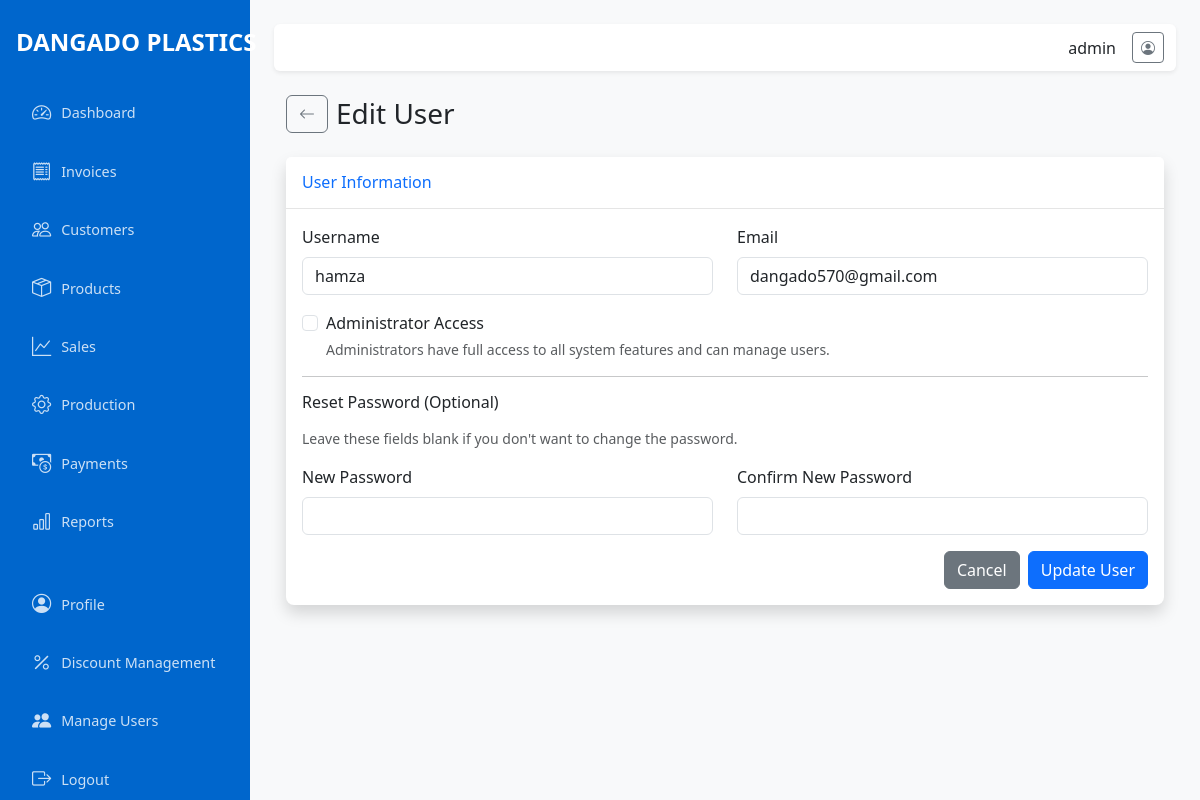
Page /users/edit/2 (signed in) on the committed database.
### app/models.py (models this page shows, shortened)
class User(UserMixin, db.Model):
    id = db.Column(db.Integer, primary_key=True)
    username = db.Column(db.String(64), unique=True, nullable=False)
    email = db.Column(db.String(120), unique=True, nullable=False)
    password_hash = db.Column(db.String(128), nullable=False)
    is_admin = db.Column(db.Boolean, default=False)
    created_at = db.Column(db.DateTime, default=datetime.utcnow)

### app/routes/auth.py (the view, shortened to what this page needs)
@auth.route('/users/edit/<int:id>', methods=['GET', 'POST'])
@login_required
def edit_user(id):
    if not current_user.is_admin:
        flash('You do not have permission to access this page.', 'danger')
        return redirect(url_for('dashboard.index'))
    user = User.query.get_or_404(id)
    return render_template('auth/edit_user.html', user=user)

### app/models.py (called while the page is built)
@login_manager.user_loader
def load_user(user_id):
    return User.query.get(int(user_id))

### app/templates/auth/edit_user.html (shortened to what this page needs)
{% extends 'layout.html' %}
{% block content %}
<div class="container-fluid">
    <div class="d-flex align-items-center mb-4">
        <a href="{{ url_for('auth.user_list') }}" class="btn btn-outline-secondary me-2">
            <i class="bi bi-arrow-left"></i>
        </a>
        <h1 class="h3 mb-0">Edit User</h1>
    </div>
    <div class="card shadow mb-4">
        <div class="card-header py-3">
            <h6 class="m-0 font-weight-bold text-primary">User Information</h6>
        </div>
        <div class="card-body">
            <form method="POST">
                <div class="row mb-3">
                    <div class="col-md-6">
                        <label for="username" class="form-label">Username</label>
                        <input type="text" class="form-control" id="username" name="username" value="{{ user.username }}" required>
                    </div>
                    <div class="col-md-6">
                        <label for="email" class="form-label">Email</label>
                        <input type="email" class="form-control" id="email" name="email" value="{{ user.email }}" required>
                    </div>
                </div>
                <div class="mb-3">
                    <div class="form-check">
                        <input class="form-check-input" type="checkbox" id="is_admin" name="is_admin" {% if user.is_admin %}checked{% endif %}>
                        <label class="form-check-label" for="is_admin">
                            Administrator Access
                        </label>
                        <div class="form-text">Administrators have full access to all system features and can manage users.</div>
                    </div>
                </div>
                <hr>
                <div class="mb-3">
                    <h6 class="mb-3">Reset Password (Optional)</h6>
                    <p class="text-muted small">Leave these fields blank if you don't want to change the password.</p>
                    <div class="row">
                        <div class="col-md-6">
                            <label for="new_password" class="form-label">New Password</label>
                            <input type="password" class="form-control" id="new_password" name="new_password">
                        </div>
                        <div class="col-md-6">
                            <label for="confirm_password" class="form-label">Confirm New Password</label>
                            <input type="password" class="form-control" id="confirm_password" name="confirm_password">
                        </div>
                    </div>
                </div>
                <div class="d-grid gap-2 d-md-flex justify-content-md-end">
                    <a href="{{ url_for('auth.user_list') }}" class="btn btn-secondary">Cancel</a>
                    <button type="submit" class="btn btn-primary">Update User</button>
                </div>
            </form>
        </div>
    </div>
</div>
{% endblock %}

### app/templates/layout.html (shortened to what this page needs)
<!DOCTYPE html>
<html lang="en">
<head>
    <link href="https://cdn.jsdelivr.net/npm/bootstrap@5.3.0-alpha1/dist/css/bootstrap.min.css" rel="stylesheet">
    <link href="https://cdn.jsdelivr.net/npm/bootstrap-icons@1.11.0/font/bootstrap-icons.css" rel="stylesheet">
</head>
<body>
    <div class="wrapper">
        <nav id="sidebar" class="sidebar">
            <div class="sidebar-header">
                <div class="navbar-brand">DANGADO PLASTICS</div>
            </div>
            <ul class="nav flex-column">
                <li class="nav-item">
                    <a href="{{ url_for('dashboard.index') }}" class="nav-link {% if request.endpoint == 'dashboard.index' %}active{% endif %}">
                        <i class="bi bi-speedometer2"></i> Dashboard
                    </a>
                </li>
                <li class="nav-item">
                    <a href="{{ url_for('invoices.index') }}" class="nav-link {% if 'invoices' in request.endpoint %}active{% endif %}">
                        <i class="bi bi-receipt"></i> Invoices
                    </a>
                </li>
                <li class="nav-item">
                    <a href="{{ url_for('customers.index') }}" class="nav-link {% if 'customers' in request.endpoint %}active{% endif %}">
                        <i class="bi bi-people"></i> Customers
                    </a>
                </li>
                <li class="nav-item">
                    <a href="{{ url_for('products.index') }}" class="nav-link {% if 'products' in request.endpoint %}active{% endif %}">
                        <i class="bi bi-box-seam"></i> Products
                    </a>
                </li>
                <li class="nav-item">
                    <a href="{{ url_for('sales.index') }}" class="nav-link {% if 'sales' in request.endpoint %}active{% endif %}">
                        <i class="bi bi-graph-up"></i> Sales
                    </a>
                </li>
                <li class="nav-item">
                    <a href="{{ url_for('production.index') }}" class="nav-link {% if 'production' in request.endpoint %}active{% endif %}">
                        <i class="bi bi-gear"></i> Production
                    </a>
                </li>
                <li class="nav-item">
                    <a href="{{ url_for('payments.index') }}" class="nav-link {% if 'payments' in request.endpoint %}active{% endif %}">
                        <i class="bi bi-cash-coin"></i> Payments
                    </a>
                </li>
                <li class="nav-item">
                    <a href="{{ url_for('reports.index') }}" class="nav-link {% if 'reports' in request.endpoint %}active{% endif %}">
                        <i class="bi bi-bar-chart"></i> Reports
                    </a>
                </li>
                <li class="nav-item mt-4">
                    <a href="{{ url_for('auth.profile') }}" class="nav-link {% if request.endpoint == 'auth.profile' %}active{% endif %}">
                        <i class="bi bi-person-circle"></i> Profile
                    </a>
                </li>
                {% if current_user.is_admin %}
                <li class="nav-item">
                    <a href="{{ url_for('discounts.index') }}" class="nav-link {% if 'discounts' in request.endpoint %}active{% endif %}">
                        <i class="bi bi-percent"></i> Discount Management
                    </a>
                </li>
                {% endif %}
                {% if current_user.is_admin %}
                <li class="nav-item">
                    <a href="{{ url_for('auth.user_list') }}" class="nav-link {% if request.endpoint == 'auth.user_list' %}active{% endif %}">
                        <i class="bi bi-people-fill"></i> Manage Users
                    </a>
                </li>
                {% endif %}
                <li class="nav-item">
                    <a href="{{ url_for('auth.logout') }}" class="nav-link">
                        <i class="bi bi-box-arrow-right"></i> Logout
                    </a>
                </li>
            </ul>
        </nav>
        <div class="main-content">
            <nav class="navbar navbar-expand-lg navbar-light bg-white shadow-sm mb-4 rounded">
                <div class="container-fluid">
                    <div class="ms-auto d-flex align-items-center">
                        <div class="me-3">
                            {{ current_user.username }}
                        </div>
                        <a href="{{ url_for('auth.profile') }}" class="btn btn-outline-secondary btn-sm">
                            <i class="bi bi-person-circle"></i>
                        </a>
                    </div>
                </div>
            </nav>
            {% block content %}{% endblock %}
        </div>
    </div>
</body>
</html>

### app/templates/layout.html (style rules this page uses)
:root { --primary-color: #0066cc; --secondary-color: #f8f9fa; --sidebar-width: 250px; }
body { font-family: 'Segoe UI', Arial, sans-serif; background-color: #f8f9fa; }
.sidebar { min-width: var(--sidebar-width); width: var(--sidebar-width); background-color: var(--primary-color); min-height: 100vh; position: fixed; transition: all 0.3s; z-index: 999; }
.sidebar .navbar-brand { color: white; padding: 1.5rem 1rem; font-size: 1.5rem; font-weight: bold; }
.sidebar .nav-link { color: rgba(255, 255, 255, 0.8); padding: 0.8rem 1.5rem; font-size: 0.9rem; display: flex; align-items: center; border-radius: 5px; margin: 2px 8px; }
.sidebar .nav-link i { margin-right: 10px; font-size: 1.2rem; }
.main-content { margin-left: var(--sidebar-width); padding: 1.5rem; transition: all 0.3s; }
.card { border: none; border-radius: 0.5rem; box-shadow: 0 0.125rem 0.25rem rgba(0, 0, 0, 0.075); margin-bottom: 1.5rem; }
.card-header { background-color: white; border-bottom: 1px solid rgba(0, 0, 0, 0.1); padding: 1rem; font-weight: 600; }

### rows in the picture
User: username "admin"
User: username "hamza", email "dangado570@gmail.com"
